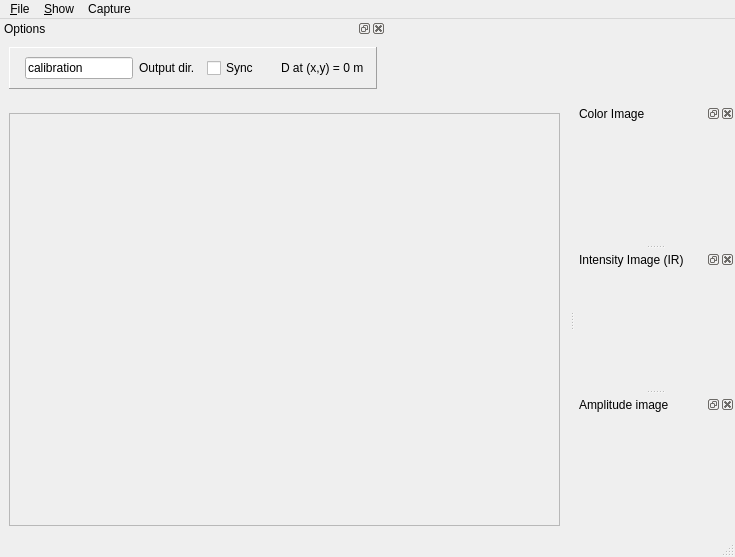
<?xml version="1.0" encoding="UTF-8"?>
<ui version="4.0">
 <class>RawImagesWindow</class>
 <widget class="QMainWindow" name="RawImagesWindow">
  <property name="geometry">
   <rect>
    <x>0</x>
    <y>0</y>
    <width>735</width>
    <height>557</height>
   </rect>
  </property>
  <property name="sizePolicy">
   <sizepolicy hsizetype="Expanding" vsizetype="Expanding">
    <horstretch>0</horstretch>
    <verstretch>0</verstretch>
   </sizepolicy>
  </property>
  <property name="windowTitle">
   <string>RGB-D Capture</string>
  </property>
  <widget class="QWidget" name="centralwidget">
   <layout class="QHBoxLayout" name="horizontalLayout">
    <item>
     <widget class="QFrame" name="frame_2">
      <property name="sizePolicy">
       <sizepolicy hsizetype="Expanding" vsizetype="Expanding">
        <horstretch>0</horstretch>
        <verstretch>0</verstretch>
       </sizepolicy>
      </property>
      <property name="frameShape">
       <enum>QFrame::StyledPanel</enum>
      </property>
      <property name="frameShadow">
       <enum>QFrame::Raised</enum>
      </property>
      <layout class="QHBoxLayout" name="horizontalLayout_2">
       <item>
        <widget class="ntk::ImageWidget" name="depthView" native="true">
         <property name="minimumSize">
          <size>
           <width>320</width>
           <height>240</height>
          </size>
         </property>
         <property name="focusPolicy">
          <enum>Qt::ClickFocus</enum>
         </property>
        </widget>
       </item>
      </layout>
     </widget>
    </item>
   </layout>
  </widget>
  <widget class="QMenuBar" name="menubar">
   <property name="geometry">
    <rect>
     <x>0</x>
     <y>0</y>
     <width>735</width>
     <height>21</height>
    </rect>
   </property>
   <widget class="QMenu" name="menuShow">
    <property name="title">
     <string>&amp;Show</string>
    </property>
    <addaction name="action_Filters"/>
   </widget>
   <widget class="QMenu" name="menuFile">
    <property name="title">
     <string>&amp;File</string>
    </property>
    <addaction name="action_GrabOneFrame"/>
    <addaction name="action_GrabFrames"/>
    <addaction name="action_Screen_capture_mode"/>
    <addaction name="separator"/>
    <addaction name="action_Quit"/>
   </widget>
   <widget class="QMenu" name="menuCapture">
    <property name="title">
     <string>Capture</string>
    </property>
    <addaction name="actionPause"/>
    <addaction name="actionNext_frame"/>
    <addaction name="actionShow_IR"/>
    <addaction name="actionDual_RGB_IR_mode"/>
   </widget>
   <addaction name="menuFile"/>
   <addaction name="menuShow"/>
   <addaction name="menuCapture"/>
  </widget>
  <widget class="QStatusBar" name="statusbar"/>
  <widget class="QDockWidget" name="dockWidget">
   <property name="windowTitle">
    <string>Color Image</string>
   </property>
   <attribute name="dockWidgetArea">
    <number>2</number>
   </attribute>
   <widget class="QWidget" name="dockWidgetContents">
    <property name="minimumSize">
     <size>
      <width>160</width>
      <height>120</height>
     </size>
    </property>
    <layout class="QHBoxLayout" name="horizontalLayout_3">
     <item>
      <widget class="ntk::ImageWidget" name="colorView" native="true">
       <property name="sizePolicy">
        <sizepolicy hsizetype="Preferred" vsizetype="Preferred">
         <horstretch>0</horstretch>
         <verstretch>0</verstretch>
        </sizepolicy>
       </property>
      </widget>
     </item>
    </layout>
   </widget>
  </widget>
  <widget class="QDockWidget" name="dockWidget_2">
   <property name="windowTitle">
    <string>Intensity Image (IR)</string>
   </property>
   <attribute name="dockWidgetArea">
    <number>2</number>
   </attribute>
   <widget class="QWidget" name="dockWidgetContents_2">
    <property name="minimumSize">
     <size>
      <width>160</width>
      <height>120</height>
     </size>
    </property>
    <layout class="QHBoxLayout" name="horizontalLayout_4">
     <item>
      <widget class="ntk::ImageWidget" name="intensityView" native="true"/>
     </item>
    </layout>
   </widget>
  </widget>
  <widget class="QDockWidget" name="dockWidget_3">
   <property name="windowTitle">
    <string>Amplitude image</string>
   </property>
   <attribute name="dockWidgetArea">
    <number>2</number>
   </attribute>
   <widget class="QWidget" name="dockWidgetContents_3">
    <property name="minimumSize">
     <size>
      <width>160</width>
      <height>120</height>
     </size>
    </property>
    <layout class="QHBoxLayout" name="horizontalLayout_5">
     <item>
      <widget class="ntk::ImageWidget" name="amplitudeView" native="true"/>
     </item>
    </layout>
   </widget>
  </widget>
  <widget class="QDockWidget" name="dockWidget_4">
   <property name="windowTitle">
    <string>Options</string>
   </property>
   <attribute name="dockWidgetArea">
    <number>4</number>
   </attribute>
   <widget class="QWidget" name="dockWidgetContents_4">
    <property name="sizePolicy">
     <sizepolicy hsizetype="Fixed" vsizetype="Fixed">
      <horstretch>0</horstretch>
      <verstretch>0</verstretch>
     </sizepolicy>
    </property>
    <layout class="QHBoxLayout" name="horizontalLayout_6">
     <item>
      <widget class="QFrame" name="frame">
       <property name="sizePolicy">
        <sizepolicy hsizetype="Fixed" vsizetype="Fixed">
         <horstretch>0</horstretch>
         <verstretch>0</verstretch>
        </sizepolicy>
       </property>
       <property name="frameShape">
        <enum>QFrame::Panel</enum>
       </property>
       <property name="frameShadow">
        <enum>QFrame::Raised</enum>
       </property>
       <property name="lineWidth">
        <number>1</number>
       </property>
       <layout class="QHBoxLayout" name="horizontalLayout_7">
        <item>
         <widget class="Line" name="line_3">
          <property name="orientation">
           <enum>Qt::Horizontal</enum>
          </property>
         </widget>
        </item>
        <item>
         <widget class="QLineEdit" name="outputDirText">
          <property name="minimumSize">
           <size>
            <width>100</width>
            <height>0</height>
           </size>
          </property>
          <property name="focusPolicy">
           <enum>Qt::ClickFocus</enum>
          </property>
          <property name="text">
           <string>calibration</string>
          </property>
         </widget>
        </item>
        <item>
         <widget class="QLabel" name="label">
          <property name="text">
           <string>Output dir.</string>
          </property>
         </widget>
        </item>
        <item>
         <widget class="Line" name="line_2">
          <property name="orientation">
           <enum>Qt::Horizontal</enum>
          </property>
         </widget>
        </item>
        <item>
         <widget class="QCheckBox" name="syncMode">
          <property name="text">
           <string>Sync</string>
          </property>
          <property name="checked">
           <bool>false</bool>
          </property>
         </widget>
        </item>
        <item>
         <widget class="Line" name="line">
          <property name="orientation">
           <enum>Qt::Horizontal</enum>
          </property>
         </widget>
        </item>
        <item>
         <spacer name="horizontalSpacer">
          <property name="orientation">
           <enum>Qt::Horizontal</enum>
          </property>
          <property name="sizeHint" stdset="0">
           <size>
            <width>10</width>
            <height>20</height>
           </size>
          </property>
         </spacer>
        </item>
        <item>
         <widget class="QLabel" name="distanceLabel">
          <property name="text">
           <string>D at (x,y) = 0 m </string>
          </property>
         </widget>
        </item>
       </layout>
      </widget>
     </item>
    </layout>
   </widget>
  </widget>
  <action name="action_GrabOneFrame">
   <property name="text">
    <string>Grab one frame</string>
   </property>
   <property name="shortcut">
    <string>Ctrl+G</string>
   </property>
  </action>
  <action name="action_Quit">
   <property name="text">
    <string>&amp;Quit</string>
   </property>
   <property name="shortcut">
    <string>Ctrl+Q</string>
   </property>
  </action>
  <action name="action_Show_Object_Detector">
   <property name="checkable">
    <bool>true</bool>
   </property>
   <property name="checked">
    <bool>false</bool>
   </property>
   <property name="text">
    <string>&amp;Object detector</string>
   </property>
  </action>
  <action name="action_3D_View">
   <property name="checkable">
    <bool>true</bool>
   </property>
   <property name="text">
    <string>3D &amp;View</string>
   </property>
  </action>
  <action name="action_Screen_capture_mode">
   <property name="checkable">
    <bool>true</bool>
   </property>
   <property name="enabled">
    <bool>true</bool>
   </property>
   <property name="text">
    <string>&amp;Screen capture mode</string>
   </property>
  </action>
  <action name="action_GrabFrames">
   <property name="checkable">
    <bool>true</bool>
   </property>
   <property name="text">
    <string>Grab all frames</string>
   </property>
  </action>
  <action name="action_Filters">
   <property name="checkable">
    <bool>true</bool>
   </property>
   <property name="text">
    <string>Filters</string>
   </property>
  </action>
  <action name="actionPa10_Controller">
   <property name="checkable">
    <bool>true</bool>
   </property>
   <property name="enabled">
    <bool>false</bool>
   </property>
   <property name="text">
    <string>Pa10 Controller</string>
   </property>
  </action>
  <action name="action_Show_Modeler">
   <property name="checkable">
    <bool>true</bool>
   </property>
   <property name="enabled">
    <bool>false</bool>
   </property>
   <property name="text">
    <string>3D Modeler</string>
   </property>
  </action>
  <action name="actionStep_by_step">
   <property name="text">
    <string>Step by step</string>
   </property>
  </action>
  <action name="actionStep_by_step_2">
   <property name="text">
    <string>Step by step</string>
   </property>
  </action>
  <action name="actionPause">
   <property name="checkable">
    <bool>true</bool>
   </property>
   <property name="text">
    <string>Pause</string>
   </property>
  </action>
  <action name="actionNext_frame">
   <property name="text">
    <string>Next frame</string>
   </property>
   <property name="shortcut">
    <string>Ctrl+Right</string>
   </property>
  </action>
  <action name="actionPedestrians">
   <property name="checkable">
    <bool>true</bool>
   </property>
   <property name="text">
    <string>Pedestrians</string>
   </property>
  </action>
  <action name="actionShow_IR">
   <property name="checkable">
    <bool>true</bool>
   </property>
   <property name="text">
    <string>Show IR</string>
   </property>
  </action>
  <action name="actionDual_RGB_IR_mode">
   <property name="checkable">
    <bool>true</bool>
   </property>
   <property name="text">
    <string>Dual RGB/IR mode</string>
   </property>
  </action>
 </widget>
 <customwidgets>
  <customwidget>
   <class>ntk::ImageWidget</class>
   <extends>QWidget</extends>
   <header location="global">ntk/gui/image_widget.h</header>
   <container>1</container>
  </customwidget>
 </customwidgets>
 <resources/>
 <connections/>
</ui>
